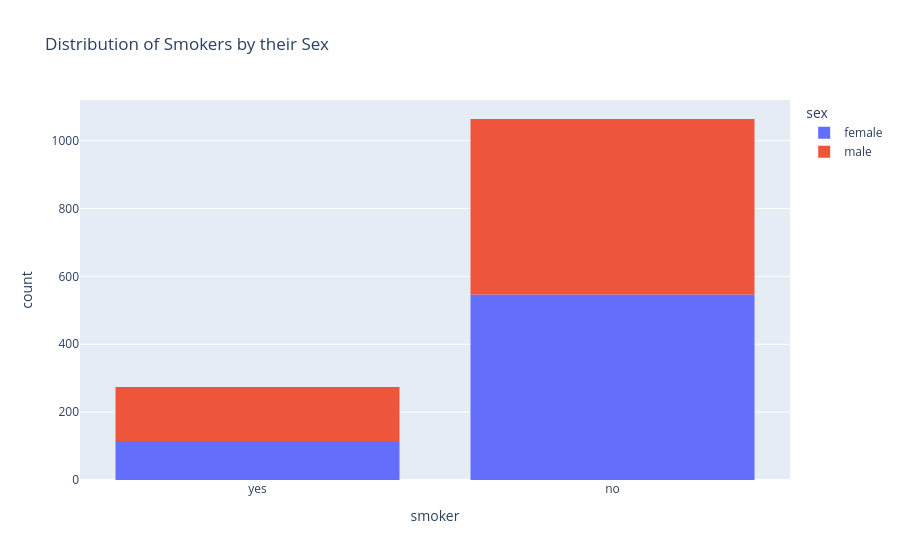

The notebook cell saved with this chart:
### Code cell
fig = px.histogram(medical_df, color = 'sex',
                   x = 'smoker', title = 'Distribution of Smokers by their Sex',
                   )
fig.show()

### Figure 1 — Plotly figure (JSON) as saved in the notebook; plotly's stock layout.template omitted (floating-point values rounded to 4 significant figures; data arrays with more than 128 entries replaced by an {"elided": "..."} marker saying what was removed)
{"data": [{"bingroup": "x", "hovertemplate": "sex=female<br>smoker=%{x}<br>count=%{y}<extra></extra>", "legendgroup": "female", "marker": {"color": "#636efa", "pattern": {"shape": ""}}, "name": "female", "orientation": "v", "showlegend": true, "type": "histogram", "x": {"elided": "662 str values"}, "xaxis": "x", "yaxis": "y"}, {"bingroup": "x", "hovertemplate": "sex=male<br>smoker=%{x}<br>count=%{y}<extra></extra>", "legendgroup": "male", "marker": {"color": "#EF553B", "pattern": {"shape": ""}}, "name": "male", "orientation": "v", "showlegend": true, "type": "histogram", "x": {"elided": "676 str values"}, "xaxis": "x", "yaxis": "y"}], "layout": {"barmode": "relative", "legend": {"title": {"text": "sex"}, "tracegroupgap": 0}, "title": {"text": "Distribution of Smokers by their Sex"}, "xaxis": {"anchor": "y", "domain": [0, 1], "title": {"text": "smoker"}}, "yaxis": {"anchor": "x", "domain": [0, 1], "title": {"text": "count"}}}}
